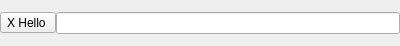
<?xml version="1.0" encoding="UTF-8"?>
<ui version="4.0">
 <class>HashTagLineWidget</class>
 <widget class="QWidget" name="HashTagLineWidget">
  <property name="geometry">
   <rect>
    <x>0</x>
    <y>0</y>
    <width>400</width>
    <height>46</height>
   </rect>
  </property>
  <property name="sizePolicy">
   <sizepolicy hsizetype="Preferred" vsizetype="Minimum">
    <horstretch>0</horstretch>
    <verstretch>0</verstretch>
   </sizepolicy>
  </property>
  <property name="windowTitle">
   <string>Form</string>
  </property>
  <property name="autoFillBackground">
   <bool>true</bool>
  </property>
  <layout class="QVBoxLayout" name="verticalLayout">
   <property name="spacing">
    <number>0</number>
   </property>
   <property name="leftMargin">
    <number>0</number>
   </property>
   <property name="topMargin">
    <number>0</number>
   </property>
   <property name="rightMargin">
    <number>0</number>
   </property>
   <property name="bottomMargin">
    <number>0</number>
   </property>
   <item>
    <layout class="QHBoxLayout" name="horizontalLayout">
     <property name="spacing">
      <number>0</number>
     </property>
     <item>
      <widget class="QToolButton" name="toolButton">
       <property name="sizePolicy">
        <sizepolicy hsizetype="Fixed" vsizetype="Fixed">
         <horstretch>1</horstretch>
         <verstretch>0</verstretch>
        </sizepolicy>
       </property>
       <property name="text">
        <string>X Hello </string>
       </property>
      </widget>
     </item>
     <item>
      <widget class="QLineEdit" name="lineEdit">
       <property name="sizePolicy">
        <sizepolicy hsizetype="Minimum" vsizetype="Fixed">
         <horstretch>0</horstretch>
         <verstretch>0</verstretch>
        </sizepolicy>
       </property>
       <property name="minimumSize">
        <size>
         <width>0</width>
         <height>0</height>
        </size>
       </property>
      </widget>
     </item>
    </layout>
   </item>
  </layout>
 </widget>
 <resources/>
 <connections/>
</ui>
